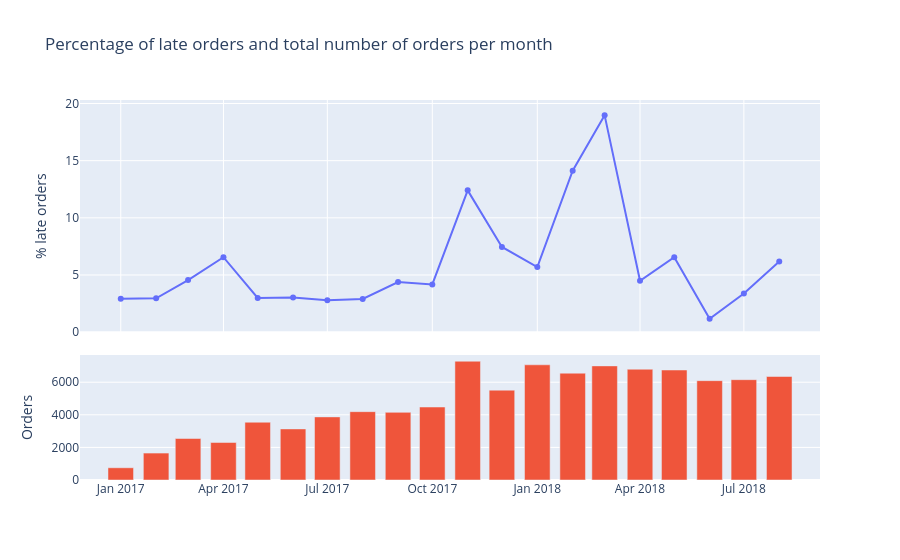

Source (notebook cell):
### Markdown cell above
## 1. How widespread is lateness?

Monthly late rate (top) and order volume (bottom).

### Code cell
monthly = q("q01_monthly_lateness.sql")
monthly["month"] = pd.to_datetime(monthly["month"])
peak = monthly.loc[monthly["perc_late_orders"].idxmax()]

fig = make_subplots(rows=2, cols=1, shared_xaxes=True, row_heights=[0.65, 0.35], vertical_spacing=0.06)
fig.add_trace(go.Scatter(x=monthly["month"], y=monthly["perc_late_orders"], mode="lines+markers",
                         name="% late"), row=1, col=1)
fig.add_trace(go.Bar(x=monthly["month"], y=monthly["n_orders"], name="Orders"), row=2, col=1)
fig.update_yaxes(title_text="% late orders", rangemode="tozero", row=1, col=1)
fig.update_yaxes(title_text="Orders", row=2, col=1)
fig.update_layout(title="Percentage of late orders and total number of orders per month", showlegend=False)
save(fig, "late_rate_monthly")

### Figure 1 — Plotly figure (JSON) as saved in the notebook; plotly's stock layout.template omitted (floating-point values rounded to 4 significant figures)
{"data": [{"mode": "lines+markers", "name": "% late", "type": "scatter", "x": ["2017-01-01T00:00:00.000000", "2017-02-01T00:00:00.000000", "2017-03-01T00:00:00.000000", "2017-04-01T00:00:00.000000", "2017-05-01T00:00:00.000000", "2017-06-01T00:00:00.000000", "2017-07-01T00:00:00.000000", "2017-08-01T00:00:00.000000", "2017-09-01T00:00:00.000000", "2017-10-01T00:00:00.000000", "2017-11-01T00:00:00.000000", "2017-12-01T00:00:00.000000", "2018-01-01T00:00:00.000000", "2018-02-01T00:00:00.000000", "2018-03-01T00:00:00.000000", "2018-04-01T00:00:00.000000", "2018-05-01T00:00:00.000000", "2018-06-01T00:00:00.000000", "2018-07-01T00:00:00.000000", "2018-08-01T00:00:00.000000"], "xaxis": "x", "y": [2.933, 2.964, 4.556, 6.557, 2.99, 3.03, 2.789, 2.91, 4.386, 4.176, 12.4, 7.455, 5.701, 14.13, 18.96, 4.501, 6.564, 1.165, 3.379, 6.188], "yaxis": "y"}, {"name": "Orders", "type": "bar", "x": ["2017-01-01T00:00:00.000000", "2017-02-01T00:00:00.000000", "2017-03-01T00:00:00.000000", "2017-04-01T00:00:00.000000", "2017-05-01T00:00:00.000000", "2017-06-01T00:00:00.000000", "2017-07-01T00:00:00.000000", "2017-08-01T00:00:00.000000", "2017-09-01T00:00:00.000000", "2017-10-01T00:00:00.000000", "2017-11-01T00:00:00.000000", "2017-12-01T00:00:00.000000", "2018-01-01T00:00:00.000000", "2018-02-01T00:00:00.000000", "2018-03-01T00:00:00.000000", "2018-04-01T00:00:00.000000", "2018-05-01T00:00:00.000000", "2018-06-01T00:00:00.000000", "2018-07-01T00:00:00.000000", "2018-08-01T00:00:00.000000"], "xaxis": "x2", "y": [750, 1653, 2546, 2303, 3545, 3135, 3872, 4193, 4150, 4478, 7288, 5513, 7069, 6555, 7003, 6798, 6749, 6096, 6156, 6351], "yaxis": "y2"}], "layout": {"showlegend": false, "title": {"text": "Percentage of late orders and total number of orders per month"}, "xaxis": {"anchor": "y", "domain": [0, 1], "matches": "x2", "showticklabels": false}, "xaxis2": {"anchor": "y2", "domain": [0, 1]}, "yaxis": {"anchor": "x", "domain": [0.389, 1], "rangemode": "tozero", "title": {"text": "% late orders"}}, "yaxis2": {"anchor": "x2", "domain": [0, 0.329], "title": {"text": "Orders"}}}}
